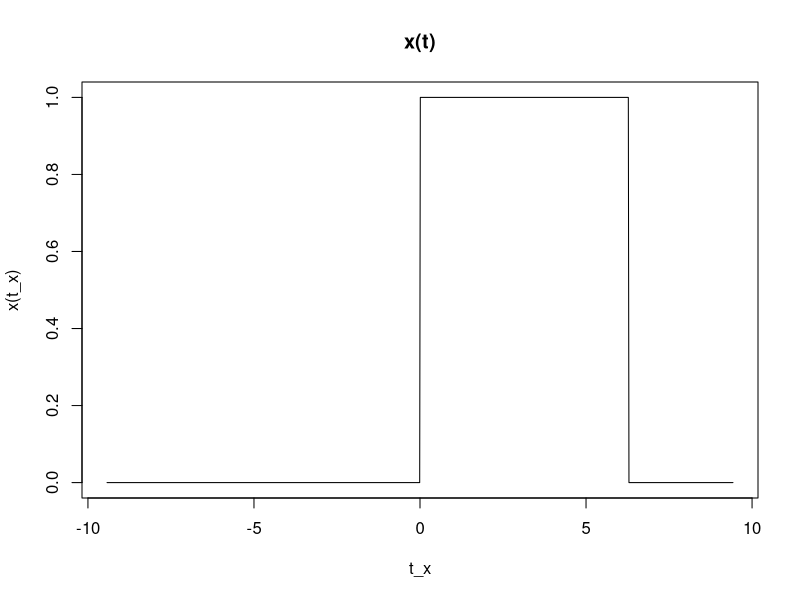
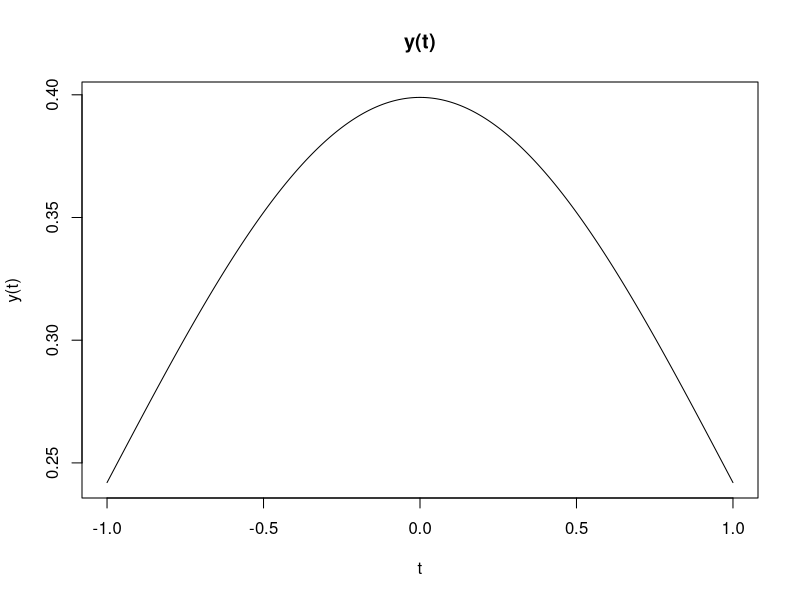
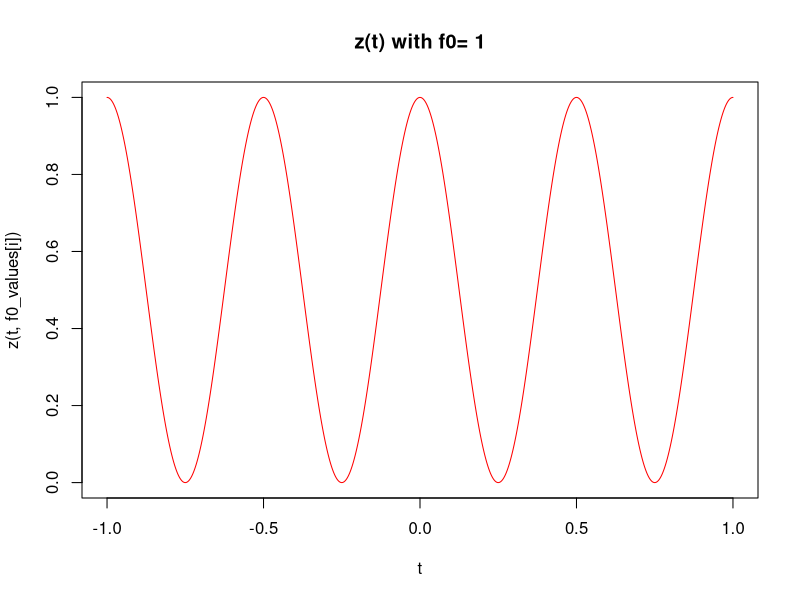
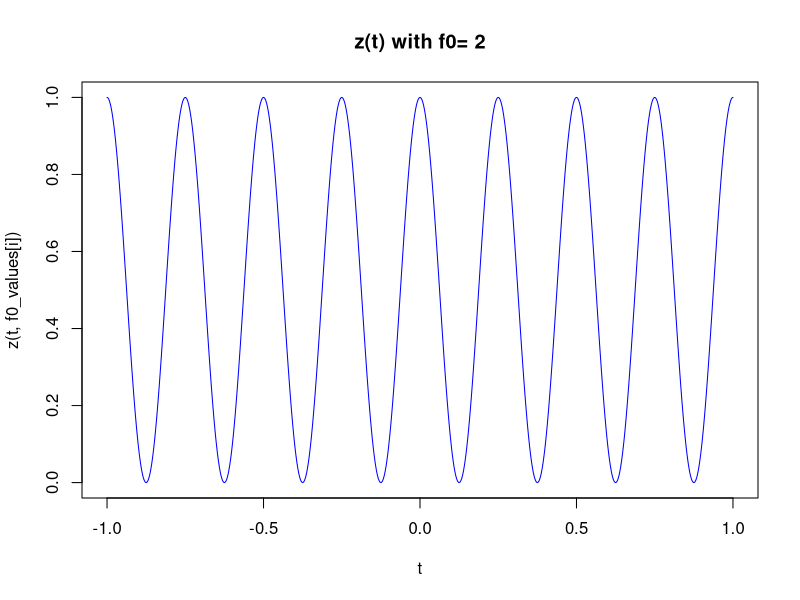
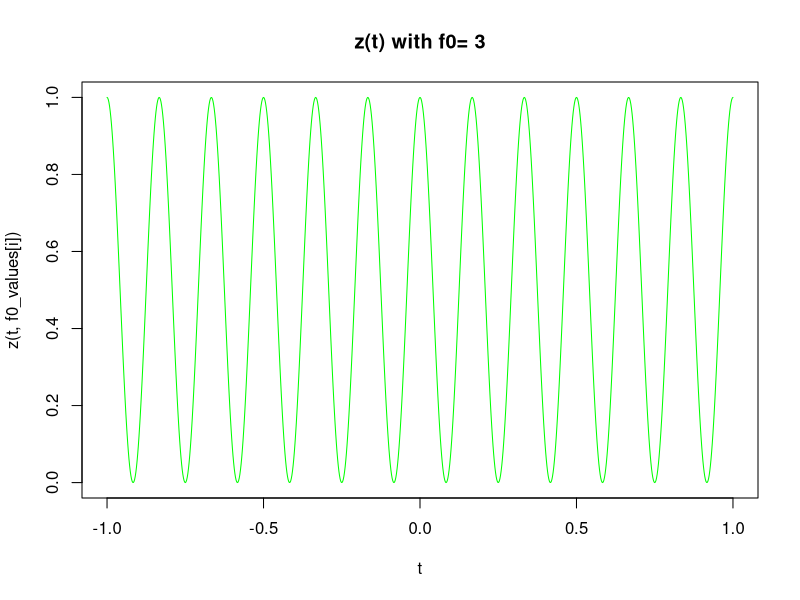
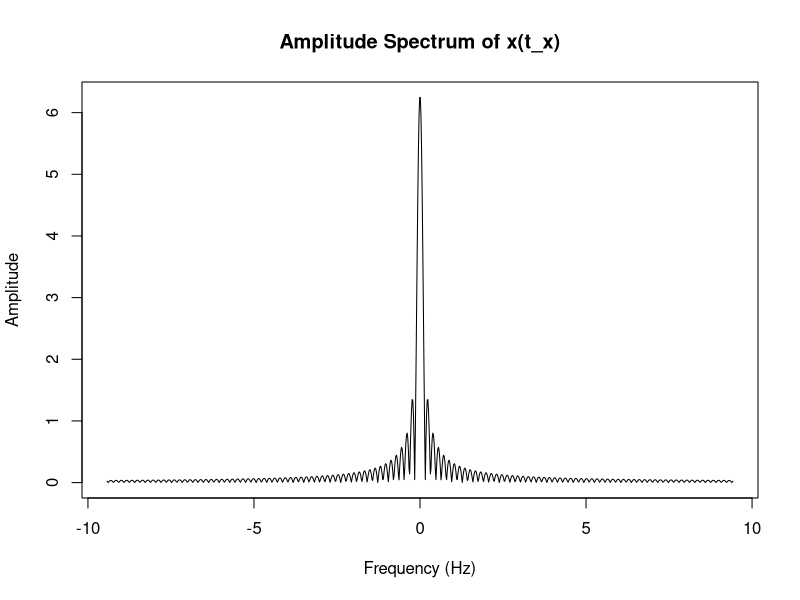
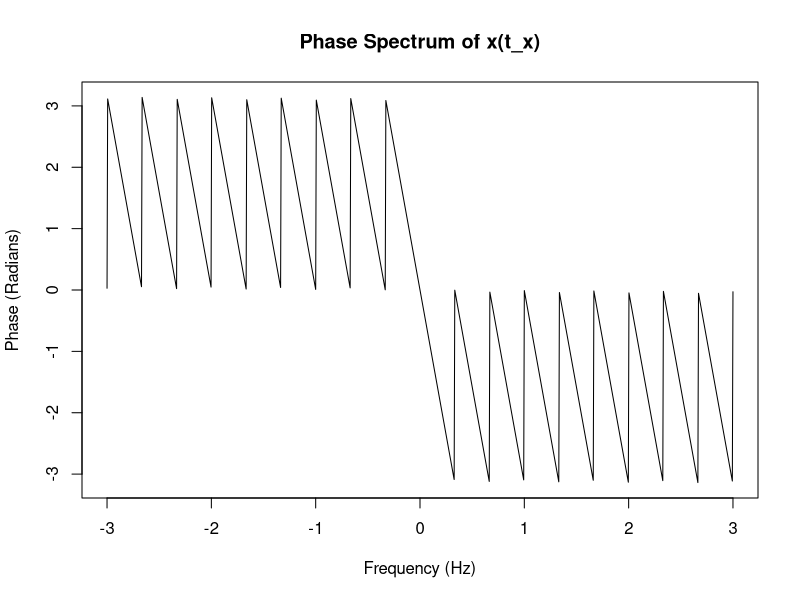
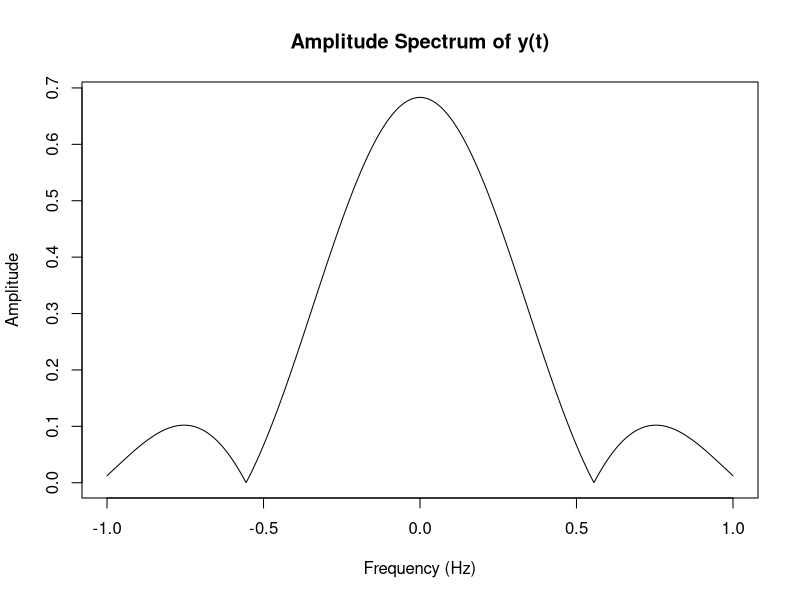

Here is the R script that generated these plots, in order:
# Libraries
library(ggplot2)

# Define the rect function
rect <- function(u) {
  ifelse(abs(u) <= 0.5, 1, 0)
}

# Define x(t)
x <- function(t) {
  sapply(t, function(ti) rect((ti - pi) / (2 * pi)))
}

# Define y(t)
y <- function(t) {
  (1/sqrt(2*pi)) * exp(-t^2/2)
}

# Define z(t) for various f0 values
z <- function(t, f0) {
  cos(2 * pi * f0 * t)^2
}

t_x <- seq(-3*pi, 3*pi, length.out=1000) # Time values

t <- seq(-1, 1, length.out=1000) # Time values

# Plot x(t)
plot(t_x, x(t_x), type='l', main='x(t)')

# Plot y(t)
plot(t, y(t), type='l', main='y(t)')

# Plot z(t) for various f0 values
colors <- c("red", "blue", "green")
f0_values <- c(1, 2, 3)
for(i in 1:3) {
  plot(t, z(t, f0_values[i]), type='l', col=colors[i], main=paste('z(t) with f0=', f0_values[i]))
}

# DFT function
dft <- function(signal, t, f) {
  dt <- t[2] - t[1]
  X_f <- numeric(length(f))
  
  for(i in 1:length(f)) {
    freq <- f[i]
    X_f[i] <- sum(signal * exp(-1i * 2 * pi * freq * t)) * dt
  }
  
  return(X_f)
}

# Frequency values
f_x <- seq(-3*pi, 3*pi, length.out=1000)

f <- seq(-1 ,1 , length.out=1000)

# Compute DFT for the signals
X_f_x <- dft(x(t_x), t_x, f_x)
X_f_y <- dft(y(t), t, f)
X_f_z1 <- dft(z(t, 1), t, f)
X_f_z2 <- dft(z(t, 2), t, f)
X_f_z3 <- dft(z(t, 3), t, f)

plot_spectrums <- function(f, X_f, title, x_f_for_phase=NULL, f_for_phase=NULL) {
  # Amplitude spectrum
  plot(f, Mod(X_f), type='l', main=paste('Amplitude Spectrum of', title), xlab='Frequency (Hz)', ylab='Amplitude')
  
  # Use x_f_for_phase if it's not NULL, otherwise use a default value (e.g., b)
  value_to_use_for_f <- if (!is.null(f_for_phase)) f_for_phase else f
  # Use x_f_for_phase if it's not NULL, otherwise use a default value (e.g., b)
  value_to_use_for_x_f <- if (!is.null(x_f_for_phase)) x_f_for_phase else X_f

  # Phase spectrum
  plot(value_to_use_for_f, Arg(value_to_use_for_x_f), type='l', main=paste('Phase Spectrum of', title), xlab='Frequency (Hz)', ylab='Phase (Radians)')
}

t_xx <-  seq(-3, 3, length.out=1000)
f_xx <- seq(-3, 3, length.out=1000)

# Plot for x(t)
plot_spectrums(f_x, X_f_x,'x(t_x)', dft(x(t_xx), t_xx, f_xx), f_xx)

# Plot for y(t)
plot_spectrums(f, X_f_y, 'y(t)', dft(y(t_xx), t_xx, f_xx), f_xx)

# Plot for z(t) with f0=1
plot_spectrums(f, X_f_z1, 'z(t) with f0=1')

# Plot for z(t) with f0=2
plot_spectrums(f, X_f_z2, 'z(t) with f0=2')

# Plot for z(t) with f0=3
plot_spectrums(f, X_f_z3, 'z(t) with f0=3')
